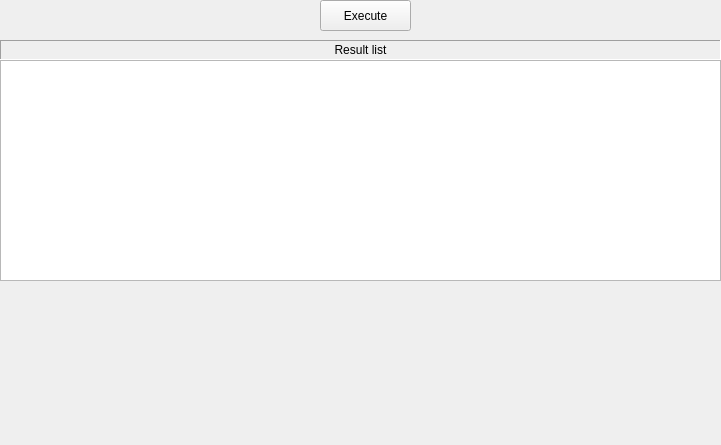
     <widget class="QWidget" name="page_14">
      <property name="geometry">
       <rect>
        <x>0</x>
        <y>0</y>
        <width>721</width>
        <height>445</height>
       </rect>
      </property>
      <attribute name="label">
       <string>SelectPrev</string>
      </attribute>
      <widget class="QLabel" name="label_32">
       <property name="geometry">
        <rect>
         <x>0</x>
         <y>40</y>
         <width>721</width>
         <height>20</height>
        </rect>
       </property>
       <property name="frameShape">
        <enum>QFrame::Panel</enum>
       </property>
       <property name="frameShadow">
        <enum>QFrame::Sunken</enum>
       </property>
       <property name="text">
        <string>Result list</string>
       </property>
       <property name="alignment">
        <set>Qt::AlignCenter</set>
       </property>
      </widget>
      <widget class="QPushButton" name="pushButtonExecuteSelectPrevXML">
       <property name="geometry">
        <rect>
         <x>320</x>
         <y>0</y>
         <width>91</width>
         <height>31</height>
        </rect>
       </property>
       <property name="text">
        <string>Execute</string>
       </property>
      </widget>
      <widget class="QTextEdit" name="textEditSelectPrevXMLResultStr">
       <property name="geometry">
        <rect>
         <x>0</x>
         <y>60</y>
         <width>721</width>
         <height>221</height>
        </rect>
       </property>
      </widget>
     </widget>
